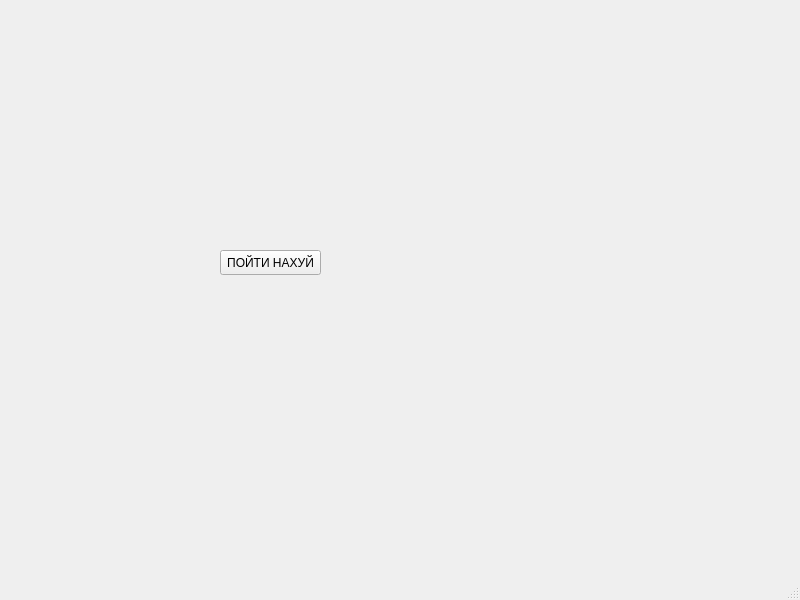
<?xml version="1.0" encoding="UTF-8"?>
<ui version="4.0">
 <class>MainWindow</class>
 <widget class="QMainWindow" name="MainWindow">
  <property name="geometry">
   <rect>
    <x>0</x>
    <y>0</y>
    <width>800</width>
    <height>600</height>
   </rect>
  </property>
  <property name="windowTitle">
   <string>MainWindow</string>
  </property>
  <widget class="QWidget" name="centralwidget">
   <widget class="QPushButton" name="pushButton">
    <property name="geometry">
     <rect>
      <x>220</x>
      <y>250</y>
      <width>101</width>
      <height>25</height>
     </rect>
    </property>
    <property name="text">
     <string>ПОЙТИ НАХУЙ</string>
    </property>
   </widget>
  </widget>
  <widget class="QMenuBar" name="menubar">
   <property name="geometry">
    <rect>
     <x>0</x>
     <y>0</y>
     <width>800</width>
     <height>22</height>
    </rect>
   </property>
  </widget>
  <widget class="QStatusBar" name="statusbar"/>
 </widget>
 <resources/>
 <connections/>
</ui>
